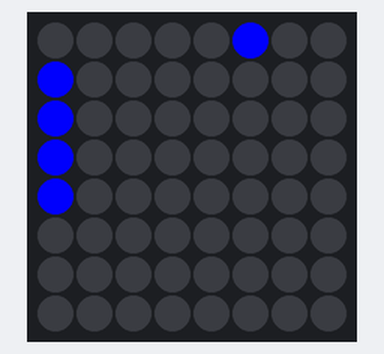
Bench run of a program on a simulated Raspberry Pi (BCM pin numbers) with a Sense HAT. Shown: the Sense HAT's 8×8 RGB LED matrix. At 0.0 s the program stops and its outputs stay as they are.

Above: at 0.1 s.

The program:

AlexA.py
```python
from sense_hat import SenseHat
sense = SenseHat()
sense.clear()
blue = (0,0,255)
sense.set_pixel(5,0,blue)
sense.set_pixel(0,1,blue)
sense.set_pixel(0,2,blue)
sense.set_pixel(0,3,blue)
sense.set_pixel(0,4,blue)
```
